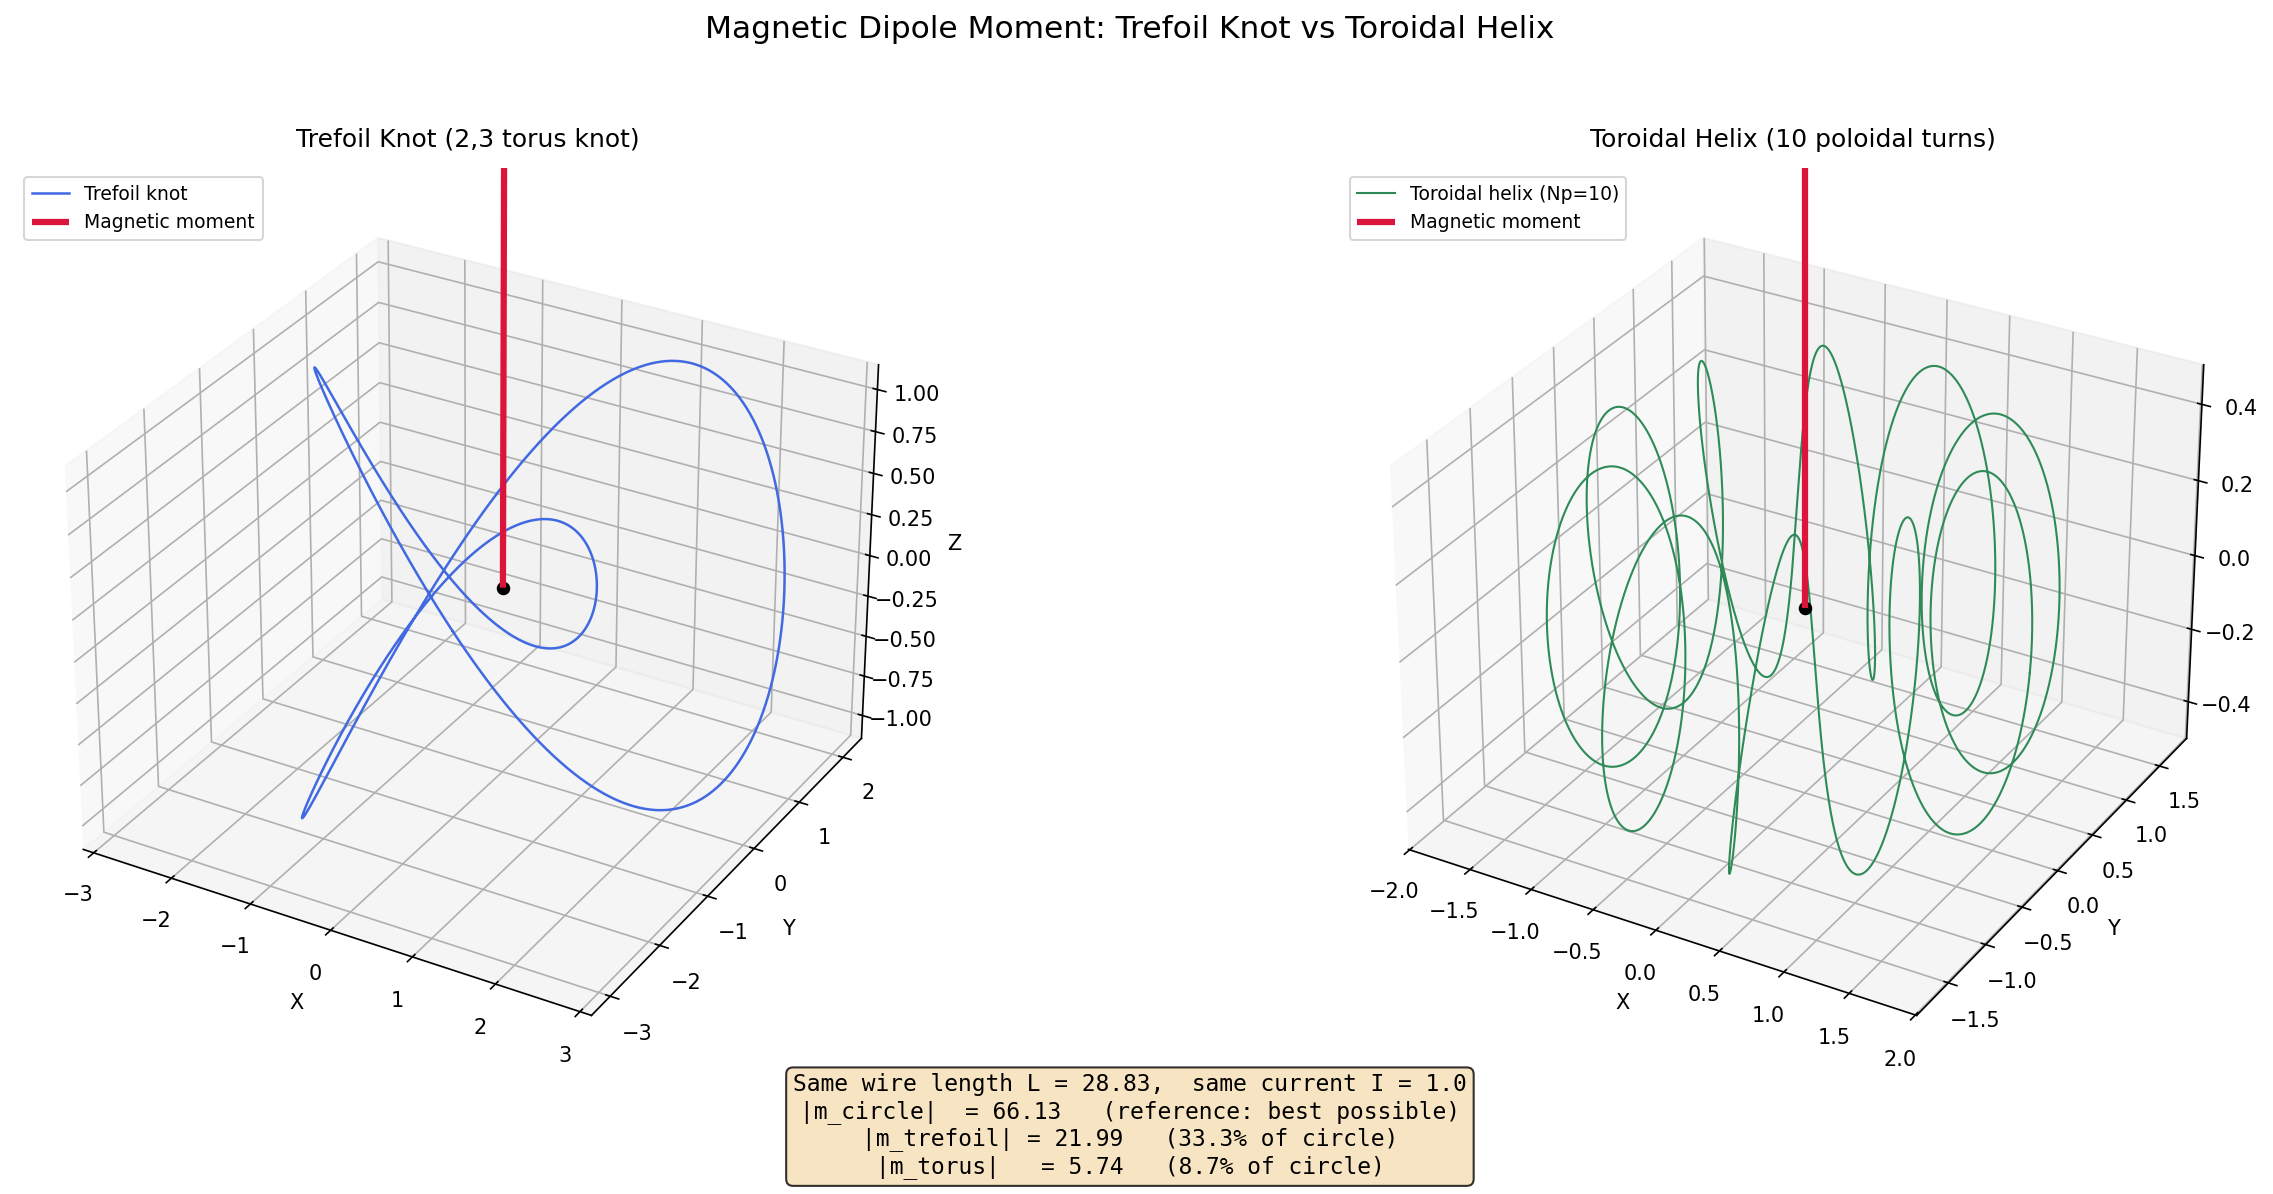

Write the Python code that produced this figure.
"""
Magnetic Moment of a Trefoil Knot Current Loop
================================================

This script calculates the magnetic dipole moment of a current-carrying wire
shaped into a trefoil knot, then compares it to:
  (a) a simple circular loop of the same total wire length, and
  (b) a toroidal helical coil (wire wound around a donut shape) of the same
      total wire length.

All three carry the same current I = 1.

Background
----------
The magnetic dipole moment of a current loop is:

    m = (I / 2) * integral( r x dl )

where r is the position vector along the wire and dl is an infinitesimal
tangent element.  For a planar loop this simplifies to m = I * A (current
times enclosed area), but a trefoil knot is a genuinely 3-D curve, so we
must evaluate the vector integral numerically.

A trefoil knot can be parameterised as:
    x(t) = sin(t) + 2 sin(2t)
    y(t) = cos(t) - 2 cos(2t)
    z(t) = -sin(3t)
with t in [0, 2*pi).

A toroidal helix (wire wound around a torus) is parameterised as:
    x(t) = (R + r cos(N_p t)) cos(t)
    y(t) = (R + r cos(N_p t)) sin(t)
    z(t) = r sin(N_p t)
where R is the major radius, r is the minor radius, and N_p is the number
of poloidal (small-circle) windings the wire makes as it goes once around
the torus.  The interesting physics: as N_p grows the poloidal loops' moments
increasingly cancel, so the net moment drops toward zero -- the hallmark of
an ideal toroidal solenoid whose field is confined inside the donut.
"""

import numpy as np
import matplotlib.pyplot as plt

# ---------------------------------------------------------------------------
# Step 1: Define the trefoil knot as a parametric 3-D curve
# ---------------------------------------------------------------------------
# We sample the curve at a large number of points so the numerical
# integration is accurate.  More points = more accuracy but slower.

N = 100_000                        # number of sample points along the knot
t = np.linspace(0, 2 * np.pi, N, endpoint=False)  # parameter values

# Standard trefoil knot parametrisation
x = np.sin(t) + 2 * np.sin(2 * t)
y = np.cos(t) - 2 * np.cos(2 * t)
z = -np.sin(3 * t)

# Stack into an (N, 3) array: each row is one point [x, y, z] on the knot.
r = np.column_stack([x, y, z])     # position vectors along the curve

# ---------------------------------------------------------------------------
# Step 2: Compute the tangent (dl) vectors along the curve
# ---------------------------------------------------------------------------
# dl[i] is the tiny vector from point i to point i+1.  We use np.roll to
# wrap around so the curve closes back on itself (it's a closed knot).

dl = np.roll(r, -1, axis=0) - r    # dl[i] = r[i+1] - r[i]

# ---------------------------------------------------------------------------
# Step 3: Compute the total arc length of the trefoil knot
# ---------------------------------------------------------------------------
# The arc length is the sum of all the tiny step lengths |dl|.

segment_lengths = np.linalg.norm(dl, axis=1)   # length of each tiny step
L_trefoil = np.sum(segment_lengths)             # total wire length

print(f"Total arc length of the trefoil knot: {L_trefoil:.4f} (dimensionless units)")

# ---------------------------------------------------------------------------
# Step 4: Calculate the magnetic dipole moment of the trefoil knot
# ---------------------------------------------------------------------------
# The magnetic moment of a current loop carrying current I is:
#
#     m_vec = (I / 2) * SUM_over_curve( r_i x dl_i )
#
# where "x" is the cross product.  We set I = 1 (unit current) so the
# result is purely geometric -- it depends only on the shape of the knot.

I_current = 1.0                     # current (arbitrary units)

# Cross product of each position vector with its tangent element
cross_products = np.cross(r, dl)    # shape (N, 3)

# Sum all the tiny contributions and multiply by I/2
m_trefoil_vec = 0.5 * I_current * np.sum(cross_products, axis=0)

# The magnitude (scalar) of the magnetic moment
m_trefoil_mag = np.linalg.norm(m_trefoil_vec)

print(f"\nTrefoil knot magnetic moment vector: [{m_trefoil_vec[0]:+.6f}, "
      f"{m_trefoil_vec[1]:+.6f}, {m_trefoil_vec[2]:+.6f}]")
print(f"Trefoil knot magnetic moment magnitude: {m_trefoil_mag:.6f}")

# ---------------------------------------------------------------------------
# Step 5: Calculate the magnetic moment of a circular loop with the SAME
#          total wire length and the SAME current
# ---------------------------------------------------------------------------
# A circle of circumference L has radius R = L / (2*pi).
# Its magnetic moment is simply  m = I * pi * R^2  (current times area).

R_circle = L_trefoil / (2 * np.pi)              # radius of the equivalent circle
A_circle = np.pi * R_circle**2                   # area of the circle
m_circle = I_current * A_circle                  # magnetic moment magnitude

print(f"\nEquivalent circular loop radius: {R_circle:.4f}")
print(f"Circular loop magnetic moment magnitude: {m_circle:.6f}")

# ---------------------------------------------------------------------------
# Step 6: Calculate the magnetic moment of a TOROIDAL HELIX (wire wound
#          around a donut) with the SAME total wire length and current
# ---------------------------------------------------------------------------
# A toroidal helix is a wire that spirals around a torus, making N_p
# poloidal (small-circle) turns as it completes one full toroidal (big-circle)
# turn.  We choose an aspect ratio R/r = 3 (a "fat" donut), then uniformly
# scale the whole torus so the total wire length matches the trefoil.
#
# Physics insight: each poloidal loop acts like a small current loop whose
# magnetic moment points in the local toroidal (tangential) direction.
# Because these small moments point in different directions all around
# the ring, they partially cancel.  With more poloidal turns the cancellation
# becomes more complete -- an ideal toroidal solenoid (infinite N_p) has
# ZERO net dipole moment because its field is entirely trapped inside.

def compute_torus_moment(N_poloidal, L_target, N_pts=100_000):
    """Compute the magnetic moment of a toroidal helix with N_poloidal
    poloidal windings, scaled so total arc length equals L_target."""

    # Start with an unscaled torus: aspect ratio R0/r0 = 3
    R0 = 3.0    # major radius (centre of tube to centre of torus)
    r0 = 1.0    # minor radius (radius of the tube cross-section)

    t = np.linspace(0, 2 * np.pi, N_pts, endpoint=False)

    # Parametric curve on the torus surface
    x_t = (R0 + r0 * np.cos(N_poloidal * t)) * np.cos(t)
    y_t = (R0 + r0 * np.cos(N_poloidal * t)) * np.sin(t)
    z_t = r0 * np.sin(N_poloidal * t)

    r_t = np.column_stack([x_t, y_t, z_t])
    dl_t = np.roll(r_t, -1, axis=0) - r_t
    L_raw = np.sum(np.linalg.norm(dl_t, axis=1))

    # Uniformly scale so total path length matches L_target
    scale = L_target / L_raw
    r_t *= scale
    dl_t *= scale

    # Magnetic moment: m = (I/2) * sum(r x dl)
    m_vec = 0.5 * I_current * np.sum(np.cross(r_t, dl_t), axis=0)
    return m_vec, r_t

# We'll compute the torus moment for several winding numbers to show
# how the moment changes as the coil wraps more tightly.
poloidal_counts = [1, 2, 5, 10, 20, 50]

print("\n--- Toroidal helix comparison (same wire length, same current) ---")
print(f"{'N_poloidal':>10}  {'|m_torus|':>12}  {'m_torus/m_circle':>16}  {'m_torus/m_trefoil':>18}")
print("-" * 65)

torus_moments = {}
for Np in poloidal_counts:
    m_torus_vec, _ = compute_torus_moment(Np, L_trefoil)
    m_torus_mag = np.linalg.norm(m_torus_vec)
    torus_moments[Np] = (m_torus_vec, m_torus_mag)
    print(f"{Np:>10}  {m_torus_mag:>12.6f}  {m_torus_mag/m_circle:>16.6f}  {m_torus_mag/m_trefoil_mag:>18.6f}")

# For the 3-D plot we'll use N_p = 10 as a representative toroidal coil.
N_p_plot = 10
m_torus_plot_vec, r_torus_plot = compute_torus_moment(N_p_plot, L_trefoil)
m_torus_plot_mag = np.linalg.norm(m_torus_plot_vec)

# ---------------------------------------------------------------------------
# Step 7: Compare all three moments
# ---------------------------------------------------------------------------
ratio = m_trefoil_mag / m_circle
ratio_torus = m_torus_plot_mag / m_circle

print(f"\n--- Summary ---")
print(f"Circular loop moment:           {m_circle:.6f}")
print(f"Trefoil knot moment:            {m_trefoil_mag:.6f}  ({ratio*100:.1f}% of circle)")
print(f"Toroidal helix (Np={N_p_plot}) moment: {m_torus_plot_mag:.6f}  ({ratio_torus*100:.1f}% of circle)")
print(f"\nRatio  m_trefoil / m_circle = {ratio:.6f}")
print(f"Ratio  m_torus   / m_circle = {ratio_torus:.6f}")
print(f"Ratio  m_trefoil / m_torus  = {m_trefoil_mag/m_torus_plot_mag:.6f}")
print(f"\nKey insight: the toroidal solenoid's poloidal loops cancel each other's")
print(f"moments.  As N_poloidal -> infinity, the net moment -> 0.  The trefoil,")
print(f"being a (2,3) torus knot, sits between a simple circle and a tightly")
print(f"wound toroid.")

# ---------------------------------------------------------------------------
# Step 8: Plot both curves in 3-D with their magnetic moment vectors
# ---------------------------------------------------------------------------

fig = plt.figure(figsize=(18, 8))

# --- Left panel: Trefoil knot ---
ax1 = fig.add_subplot(121, projection='3d')

ax1.plot(x, y, z, color='royalblue', linewidth=1.2, label='Trefoil knot')

# Magnetic moment arrow (scaled for visibility)
arrow_scale = 3.0 / m_trefoil_mag
mx, my, mz = m_trefoil_vec * arrow_scale
ax1.quiver(0, 0, 0, mx, my, mz,
           color='crimson', linewidth=3, arrow_length_ratio=0.12,
           label='Magnetic moment')
ax1.scatter([0], [0], [0], color='black', s=30, zorder=5)

ax1.set_xlabel('X')
ax1.set_ylabel('Y')
ax1.set_zlabel('Z')
ax1.set_title('Trefoil Knot (2,3 torus knot)', fontsize=12, pad=10)
ax1.legend(loc='upper left', fontsize=9)

# --- Right panel: Toroidal helix ---
ax2 = fig.add_subplot(122, projection='3d')

xt, yt, zt = r_torus_plot[:, 0], r_torus_plot[:, 1], r_torus_plot[:, 2]
ax2.plot(xt, yt, zt, color='seagreen', linewidth=1.0,
         label=f'Toroidal helix (Np={N_p_plot})')

# Magnetic moment arrow for the torus
if m_torus_plot_mag > 1e-10:
    arrow_scale_t = 3.0 / m_torus_plot_mag
else:
    arrow_scale_t = 1.0
mtx, mty, mtz = m_torus_plot_vec * arrow_scale_t
ax2.quiver(0, 0, 0, mtx, mty, mtz,
           color='crimson', linewidth=3, arrow_length_ratio=0.12,
           label='Magnetic moment')
ax2.scatter([0], [0], [0], color='black', s=30, zorder=5)

ax2.set_xlabel('X')
ax2.set_ylabel('Y')
ax2.set_zlabel('Z')
ax2.set_title(f'Toroidal Helix ({N_p_plot} poloidal turns)', fontsize=12, pad=10)
ax2.legend(loc='upper left', fontsize=9)

# --- Shared annotation ---
textstr = (
    f"Same wire length L = {L_trefoil:.2f},  same current I = {I_current}\n"
    f"|m_circle|  = {m_circle:.2f}   (reference: best possible)\n"
    f"|m_trefoil| = {m_trefoil_mag:.2f}   ({ratio*100:.1f}% of circle)\n"
    f"|m_torus|   = {m_torus_plot_mag:.2f}   ({ratio_torus*100:.1f}% of circle)"
)
fig.text(0.5, 0.01, textstr, fontsize=11, fontfamily='monospace',
         ha='center', va='bottom',
         bbox=dict(boxstyle='round', facecolor='wheat', alpha=0.8))

fig.suptitle('Magnetic Dipole Moment: Trefoil Knot vs Toroidal Helix',
             fontsize=15, y=0.98)
plt.tight_layout(rect=[0, 0.08, 1, 0.95])
plt.savefig('trefoil_magnetic_moment.png', dpi=150, bbox_inches='tight')
print("\nPlot saved to trefoil_magnetic_moment.png")
plt.show()
